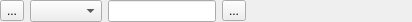
<?xml version="1.0" encoding="UTF-8"?>
<ui version="4.0">
 <class>Form</class>
 <widget class="QWidget" name="Form">
  <property name="geometry">
   <rect>
    <x>0</x>
    <y>0</y>
    <width>412</width>
    <height>20</height>
   </rect>
  </property>
  <property name="windowTitle">
   <string>Form</string>
  </property>
  <layout class="QHBoxLayout" name="horizontalLayout">
   <property name="leftMargin">
    <number>0</number>
   </property>
   <property name="topMargin">
    <number>0</number>
   </property>
   <property name="rightMargin">
    <number>0</number>
   </property>
   <property name="bottomMargin">
    <number>0</number>
   </property>
   <item>
    <widget class="QToolButton" name="child_button">
     <property name="text">
      <string>...</string>
     </property>
    </widget>
   </item>
   <item>
    <widget class="QComboBox" name="attr_combo"/>
   </item>
   <item>
    <widget class="QLineEdit" name="name_edit">
     <property name="sizePolicy">
      <sizepolicy hsizetype="Fixed" vsizetype="Fixed">
       <horstretch>0</horstretch>
       <verstretch>0</verstretch>
      </sizepolicy>
     </property>
    </widget>
   </item>
   <item>
    <widget class="QToolButton" name="delete_button">
     <property name="text">
      <string>...</string>
     </property>
    </widget>
   </item>
   <item>
    <spacer name="horizontalSpacer">
     <property name="orientation">
      <enum>Qt::Horizontal</enum>
     </property>
     <property name="sizeHint" stdset="0">
      <size>
       <width>40</width>
       <height>20</height>
      </size>
     </property>
    </spacer>
   </item>
  </layout>
 </widget>
 <resources/>
 <connections/>
</ui>
